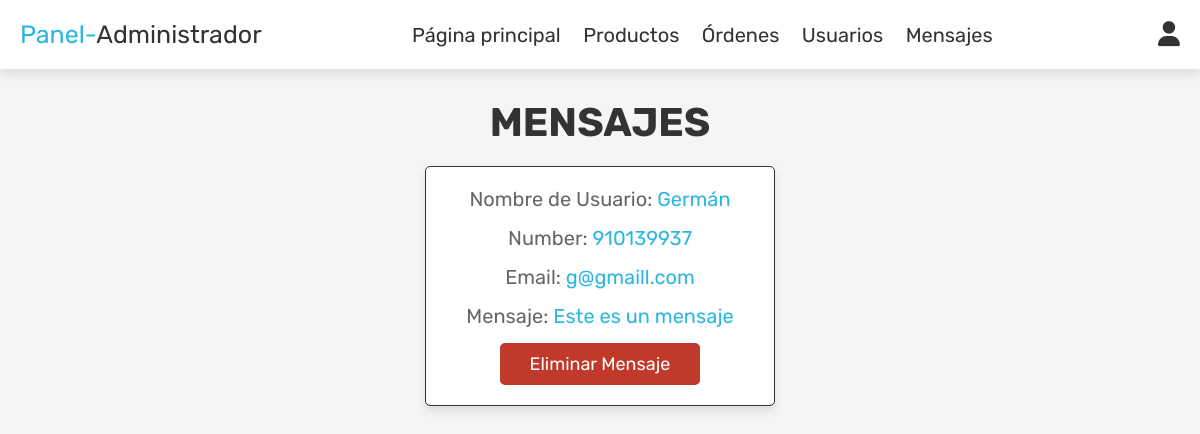
Screenshot of /admin_contacts.php (signed in) with the database file from the repository.
### tables this page shows
CREATE TABLE `mensaje` (
  `id` int(11) NOT NULL,
  `user_id` int(11) NOT NULL,
  `name` varchar(50) NOT NULL,
  `email` varchar(50) NOT NULL,
  `number` int(11) NOT NULL,
  `message` varchar(200) NOT NULL
);

### admin_contacts.php (the view, shortened to what this page needs)
<?php
    include 'php/conexion_be.php';
?>
<!DOCTYPE html>
<html lang="en">
<head>
    <link rel="stylesheet" href="https://cdnjs.cloudflare.com/ajax/libs/font-awesome/6.0.0/css/all.min.css">
    <link rel="stylesheet" href="./assets/css/styles_admin.css">
</head>
<body>
    <?php include 'admin_header.php'; ?>
    <section class="messages">
        <h1 class="title">Mensajes</h1>
        <div class="box-container">
            <?php
                $select_mjs=$conn->prepare("SELECT * FROM mensaje");
                $select_mjs->execute();
                if($select_mjs->rowCount()>0){
                    while($row=$select_mjs->fetch(PDO::FETCH_ASSOC)){
                        ?>
                        <div class="box">
                            <p>Nombre de Usuario: <span><?php echo $row['name']; ?></span></p>
                            <p>Number: <span><?php echo $row['number']; ?></span></p>
                            <p>Email: <span><?php echo $row['email']; ?></span></p>
                            <p>Mensaje: <span><?php echo $row['message']; ?></span></p>
                            <a class="delete-btn" href="admin_cotacts.php?delete=<?php echo $row['id']; ?>" onclick="return confirm('Eliminar este mensaje?')">Eliminar mensaje</a>
                        </div>
                        <?php
                    }
                }else{
                    echo '<p class="empty">No hay mensajes registrados</p>';
                }
            ?>
        </div>
    </section>
</body>
</html>

### assets/css/styles_admin.css (style rules this page uses)
:root { --red:#c0392b; --orange:#f39c12; --black:#333; --white:#fff; --light-color:#666; --light-white:#ccc; --light-bg:#f5f5f5; --sky-blue: #2ab6e0; --border:.1rem solid var(--black); --box-shadow:0 .5rem 1rem rgba(0,0,0,.1); }
* { font-family: 'Rubik', sans-serif; margin:0; padding:0; box-sizing: border-box; outline: none; border:none; text-decoration: none; transition:all .2s linear; }
html { font-size: 62.5%; overflow-x: hidden; }
body { background-color: var(--light-bg); }
section { padding: 3rem 2rem; }
.btn, .option-btn, .delete-btn, .white-btn { display: inline-block; margin-top: 1rem; padding:1rem 3rem; cursor: pointer; color:var(--white); font-size: 1.8rem; border-radius: .5rem; text-transform: capitalize; margin-top: 0; }
.delete-btn { background-color: var(--red); }
.title { text-align: center; margin-bottom: 2rem; text-transform: uppercase; color: var(--black); font-size: 4rem; }
.messages .box-container { display: grid; grid-template-columns: repeat(auto-fit, 35rem); gap: 1.5rem; max-width: 1000px; margin: 0 auto; align-items: flex-start; justify-content: center; }
.messages .box-container .box { background-color: var(--white); padding: 2rem; border: var(--border); box-shadow: var(--box-shadow); border-radius: .5rem; text-align: center; }
.messages .box-container .box p { padding-bottom: 1.5rem; font-size: 2rem; color: var(--light-color); }
.messages .box-container .box p span { color: var(--sky-blue); }
.messages .box-container .box .delete-btn { margin-top: 0; }

### rows the page displays
mensaje: name "Germán", number "910139937", email "g@gmaill.com", message "Este es un mensaje"
